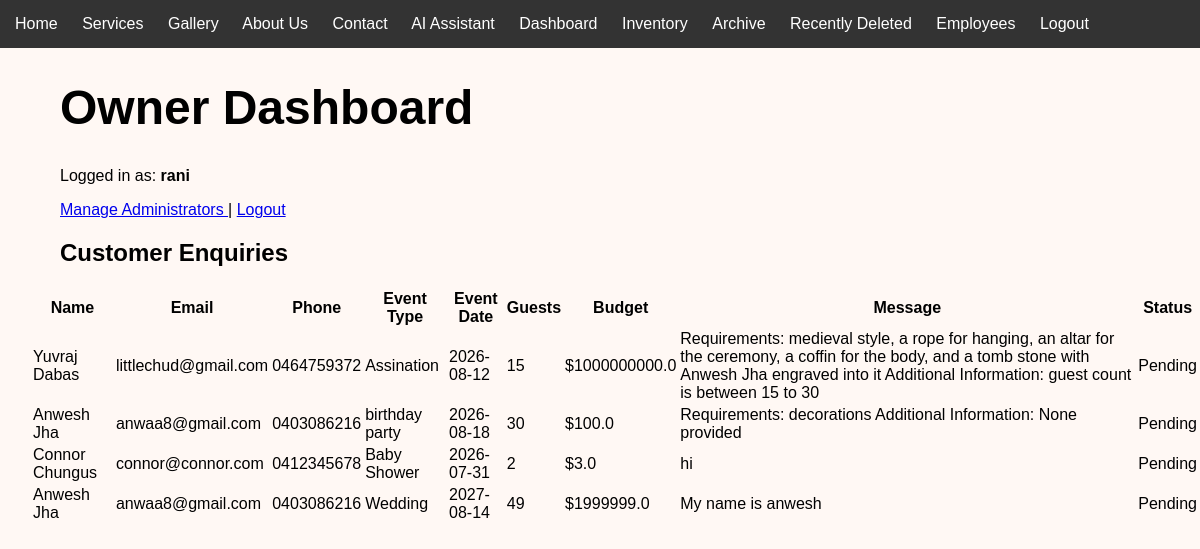
Page /dashboard (signed in) on the earlier database version.
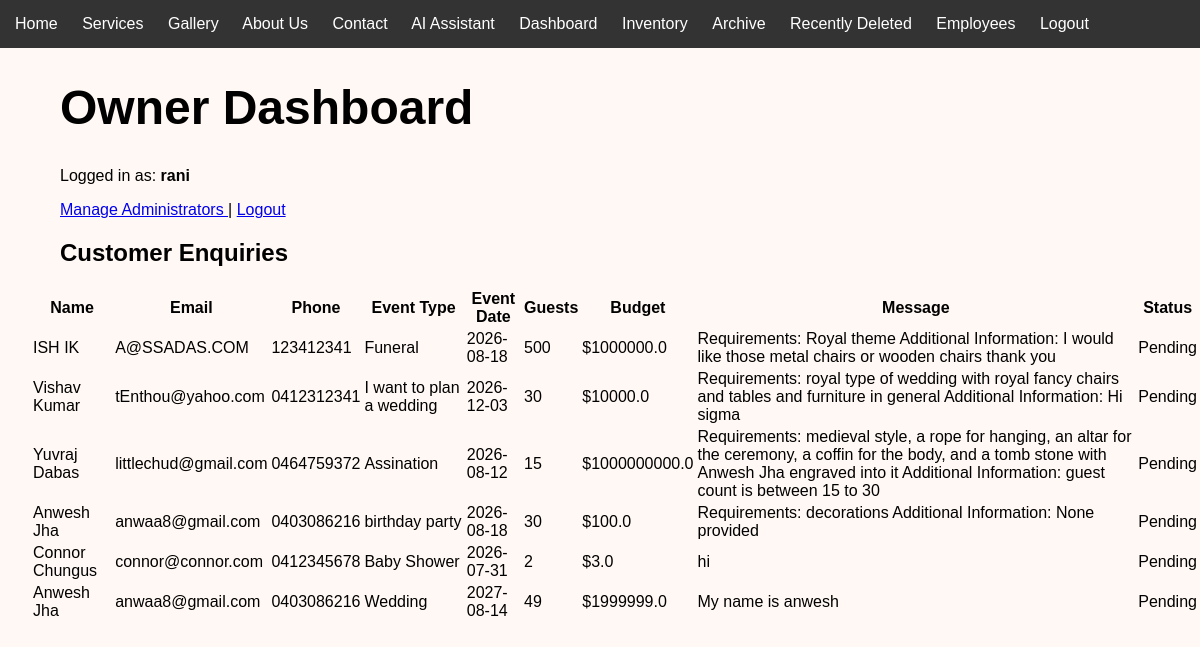
Same page on the later database version.
### tables this page shows
CREATE TABLE Enquiries (

    EnquiryID INTEGER PRIMARY KEY AUTOINCREMENT,

    CustomerID INTEGER NOT NULL,

    EventType TEXT NOT NULL,

    EventDate TEXT NOT NULL,

    GuestCount INTEGER,

    Budget REAL,

    Message TEXT,

    Status TEXT DEFAULT 'Pending',

    DateSubmitted TEXT, CreatedAt TEXT, UpdatedAt TEXT, DeletedAt TEXT, ReferenceCode TEXT, EventLocation TEXT, Requirements TEXT, AdditionalInformation TEXT,

    FOREIGN KEY (CustomerID) REFERENCES Customers(CustomerID)

);

CREATE TABLE Customers (

            CustomerID INTEGER PRIMARY KEY AUTOINCREMENT,

            FirstName TEXT NOT NULL,

            LastName TEXT NOT NULL,

            Email TEXT NOT NULL,

            Phone TEXT

        );

### app.py (the view)
@app.route("/dashboard")
@login_required
def dashboard():
    connection = get_connection()
    cursor = connection.cursor()
    cursor.execute("""
        SELECT
            Enquiries.*,
            Customers.FirstName,
            Customers.LastName,
            Customers.Email,
            Customers.Phone
        FROM Enquiries
        INNER JOIN Customers
            ON Enquiries.CustomerID =
               Customers.CustomerID
        WHERE Enquiries.Status = 'Pending'
        ORDER BY Enquiries.EnquiryID DESC
    """)
    enquiries = cursor.fetchall()
    connection.close()
    return render_template(
        "dashboard.html",
        enquiries=enquiries,
        username=session.get("username"),
        role=session.get("role")
    )

### app.py (called while the page is built)
def login_required(route_function):
    @wraps(route_function)
    def protected_route(*args, **kwargs):
        if session.get("logged_in") is not True:
            return redirect(url_for("login"))
        return route_function(*args, **kwargs)
    return protected_route

### database.py (called while the page is built)
def get_connection():
    connection = sqlite3.connect(DATABASE)
    connection.row_factory = sqlite3.Row
    connection.execute(
        "PRAGMA foreign_keys = ON"
    )
    return connection

### templates/dashboard.html (shortened to what this page needs)
{% extends "base.html" %}
{% block content %}
<h1>Owner Dashboard</h1>
<p>
    Logged in as:
    <strong>{{ username }}</strong>
</p>
<p>
    <a href="{{ url_for('manage_admins') }}">
        Manage Administrators
    </a>
    |
    <a href="{{ url_for('logout') }}">
        Logout
    </a>
</p>
<h2>Customer Enquiries</h2>
{% if enquiries %}
<table>
    <thead>
        <tr>
            <th>Name</th>
            <th>Email</th>
            <th>Phone</th>
            <th>Event Type</th>
            <th>Event Date</th>
            <th>Guests</th>
            <th>Budget</th>
            <th>Message</th>
            <th>Status</th>
        </tr>
    </thead>
    <tbody>
        {% for enquiry in enquiries %}
        <tr>
            <td>
                {{ enquiry["FirstName"] }}
                {{ enquiry["LastName"] }}
            </td>
            <td>
                {{ enquiry["Email"] }}
            </td>
            <td>
                {{ enquiry["Phone"] }}
            </td>
            <td>
                {{ enquiry["EventType"] }}
            </td>
            <td>
                {{ enquiry["EventDate"] }}
            </td>
            <td>
                {{ enquiry["GuestCount"] }}
            </td>
            <td>
                ${{ enquiry["Budget"] }}
            </td>
            <td>
                {{ enquiry["Message"] }}
            </td>
            <td>
                {{ enquiry["Status"] }}
            </td>
        </tr>
        {% endfor %}
    </tbody>
</table>
{% else %}
<p>
    No customer enquiries have been submitted yet.
</p>
{% endif %}
{% endblock %}

### templates/base.html (shortened to what this page needs)
<!DOCTYPE html>
<html lang="en">
<head>
    <link
        rel="stylesheet"
        href="{{ url_for('static', filename='css/style.css') }}"
    >
</head>
<body>
    <nav>
        <a href="{{ url_for('home') }}">Home</a>
        <a href="{{ url_for('services') }}">Services</a>
        <a href="{{ url_for('gallery') }}">Gallery</a>
        <a href="{{ url_for('about') }}">About Us</a>
        <a href="{{ url_for('contact') }}">Contact</a>
        <a href="{{ url_for('assistant') }}">AI Assistant</a>
        {% if session.get("logged_in") %}
            <a href="{{ url_for('dashboard') }}">
                Dashboard
            </a>
            <a href="{{ url_for('inventory') }}">
                Inventory
            </a>
            {% if session.get("role") == "admin" %}
                <a href="{{ url_for('archive') }}">
                    Archive
                </a>
                <a href="{{ url_for('recently_deleted') }}">
                    Recently Deleted
                </a>
                <a href="{{ url_for('manage_employees') }}">
                    Employees
                </a>
            {% endif %}
            <a href="{{ url_for('logout') }}">
                Logout
            </a>
        {% else %}
            <a href="{{ url_for('login') }}">
                Staff Login
            </a>
        {% endif %}
    </nav>
    <main>
        {% block content %}
        {% endblock %}
    </main>
</body>
</html>

### static/css/style.css (style rules this page uses)
body { margin: 0; font-family: Arial, sans-serif; background: #fff8f4; }
nav { background: #333; padding: 15px; }
nav a { color: white; margin-right: 20px; text-decoration: none; }
h1 { font-size: 48px; }
main, form, h1, h2, p { margin-left: 30px; }

Differences in the rows shown:
added Enquiries: FirstName "ISH", LastName "IK", Email "A@SSADAS.COM", Phone "123412341", EventType "Funeral", EventDate "2026-08-18", GuestCount "500", Budget "1000000.0", Message "Requirements: Royal theme Additional Information: I would like those metal chairs or wooden chairs thank you", Status "Pending"
added Enquiries: FirstName "Vishav", LastName "Kumar", Email "tEnthou@yahoo.com", Phone "0412312341", EventType "I want to plan a wedding", EventDate "2026-12-03", GuestCount "30", Budget "10000.0", Message "Requirements: royal type of wedding with royal fancy chairs and tables and furniture in general Additional Information: Hi sigma", Status "Pending"
